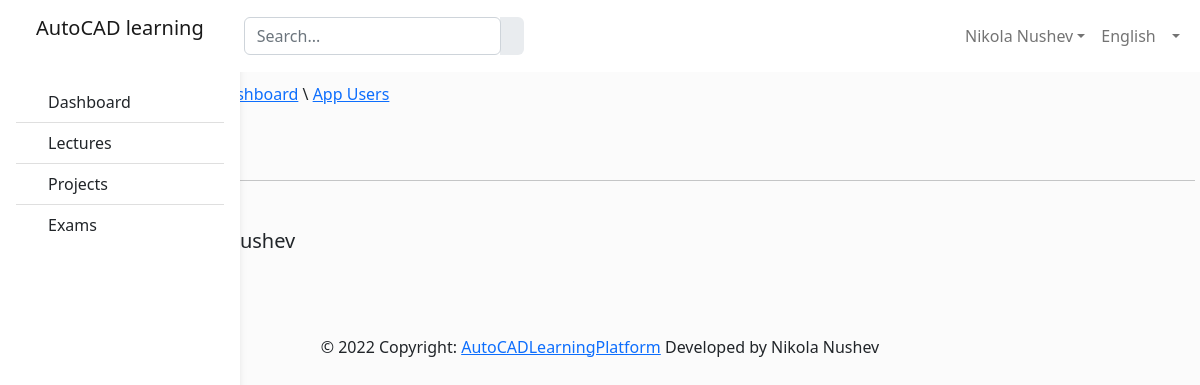
Before: /users/ (signed in) with the older database file.
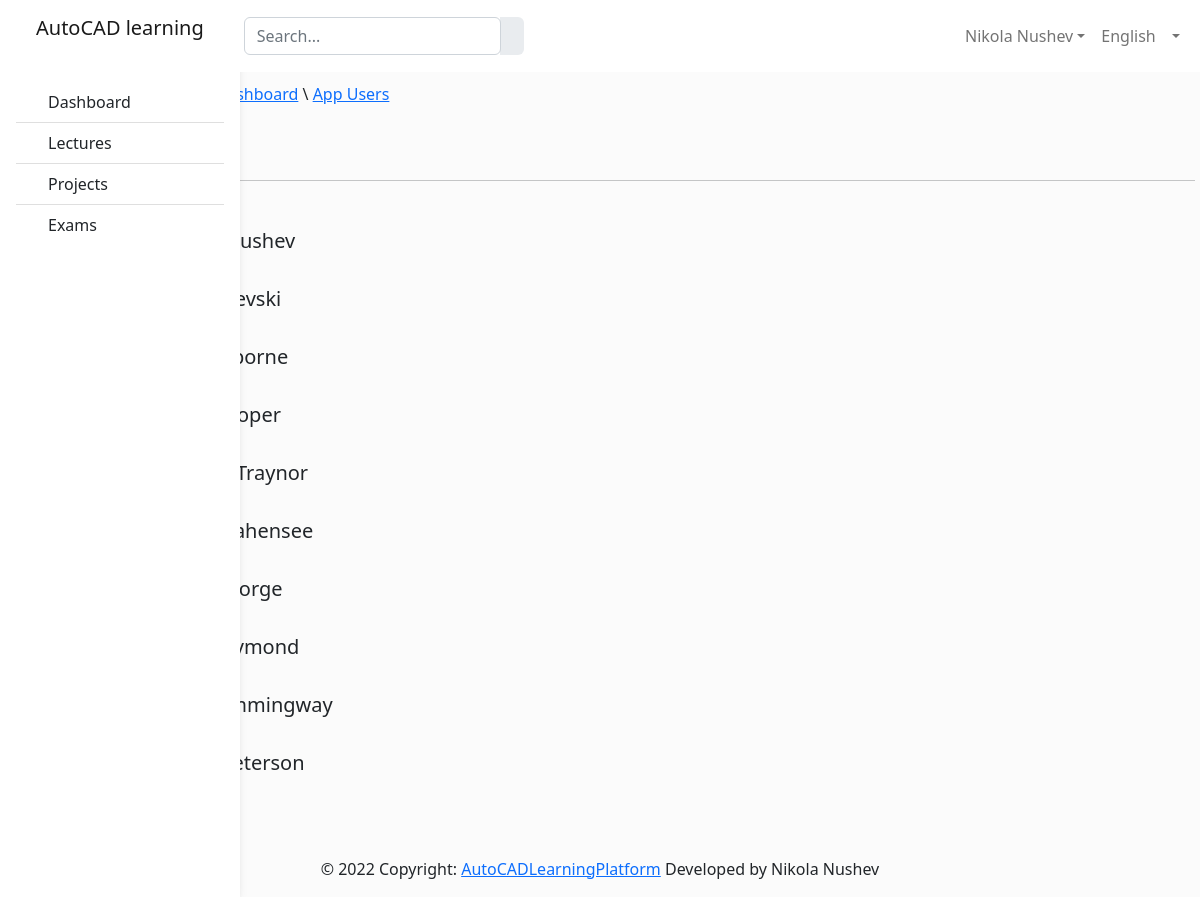
After: the same page with the newer database file.
### AutoCadApp/models.py (models this page shows, shortened)
class AppUser(models.Model):
    first_name = models.CharField(max_length=30)
    last_name = models.CharField(max_length=30)
    user = models.ForeignKey(User, on_delete=models.CASCADE)
    phone_number = models.CharField(max_length=9)
    date_of_birth = models.DateField
    photo = models.ImageField(upload_to="images/", null=True, blank=True, )

### AutoCadApp/views.py (the view)
# urls.py: path('users/', users_list, name="users_list"),
def users_list(request):
    usrs = AppUser.objects.all()
    user = AppUser.objects.filter(user=request.user).get()
    context = {'users': usrs, 'user': user}
    return render(request, 'users.html', context=context)

### templates/users.html (shortened to what this page needs)
{% load static %}
{% load embed_video_tags %}
<!DOCTYPE html>
<html lang="en">
<head>
    <link href="https://cdn.jsdelivr.net/npm/bootstrap@5.2.0-beta1/dist/css/bootstrap.min.css" rel="stylesheet"
>
</head>
<body>
    <header>
        <nav id="sidebarMenu" class="collapse d-lg-block sidebar collapse bg-white">
            <div class="position-sticky">
                <div class="list-group list-group-flush mx-3 mt-4">
                    <a href="{% url 'dashboard' %}" class="list-group-item list-group-item-action py-2 ripple" aria-current="true"><span>Dashboard</span></a>
                    <a href="{% url 'lectures' %}" class="list-group-item list-group-item-action py-2 ripple"><span>Lectures</span></a>
                    <a href="{% url 'projects' %}" class="list-group-item list-group-item-action py-2 ripple"><span>Projects</span></a>
                    <a href="{% url 'exams' %}" class="list-group-item list-group-item-action py-2 ripple"><span>Exams</span></a>
                </div>
            </div>
        </nav>
        <nav id="main-navbar" class="navbar navbar-expand-lg navbar-light bg-white fixed-top">
            <div class="container-fluid">
                <a class="navbar-brand" href="#"><p class="mx-4">AutoCAD learning</p></a>
                <form class="d-none d-md-flex input-group w-auto my-auto">
                    <input autocomplete="off" type="search" class="form-control rounded" placeholder='Search...' style="min-width: 225px"/>
                    <span class="input-group-text border-0"></span>
                </form>
                <ul class="navbar-nav ms-auto d-flex flex-row">
                    <li class="nav-item dropdown mr-2">
                        <a class="nav-link dropdown-toggle" href="#" role="button" data-bs-toggle="dropdown" aria-expanded="false">{{ user.first_name }} {{ user.last_name }}</a>
                    </li>
                    <li class="nav-item dropdown">
                        <a class="nav-link dropdown-toggle" href="#" role="button" data-bs-toggle="dropdown" aria-expanded="false">
                            English
                        </a>
                    </li>
                </ul>
            </div>
        </nav>
    </header>
    <main style="margin-top: 58px;">
        <div class="container pt-4">
            <div class="row">
                <p>AutoCAD learning \ <a href="{% url 'dashboard' %}">Dashboard</a> \ <a href="{% url 'users_list' %}">App Users</a>
                </p>
            </div>
            <div class="row mt-3">
                <h3>Users</h3>
                <hr>
            </div>
            <div class="row mt-3">
                {% for u in users %}
                    <div class="row mt-2">
                        <div class="col-md-1" style="align-content: center">
                        </div>
                        <div class="col-md-11 mt-2">
                            <h5 class="card-title">{{ u.first_name }} {{ u.last_name }}</h5>
                        </div>
                    </div>
                {% endfor %}
            </div>
        </div>
    </main>
    <footer class="footer page-footer font-small mt-5">
        <div class="footer-copyright text-center py-3 ">
            © 2022 Copyright:
            <a href="{% url 'dashboard' %}"> AutoCADLearningPlatform</a>
            Developed by Nikola Nushev
        </div>
    </footer>
</body>
</html>

### templates/users.html (style rules this page uses)
body { background-color: #fbfbfb; }
@media (min-width: 991.98px) { main { padding-left: 50px; } }
.sidebar { position: fixed; top: 0; bottom: 0; left: 0; padding: 58px 0 0; box-shadow: 0 2px 5px 0 rgb(0 0 0 / 5%), 0 2px 10px 0 rgb(0 0 0 / 5%); width: 240px; z-index: 600; }

Changed rows visible on the page:
added AppUser: last_name "Janevski"
added AppUser: last_name "Osborne"
added AppUser: last_name "Hooper"
added AppUser: last_name "Traynor"
added AppUser: last_name "Shahensee"
added AppUser: last_name "George"
added AppUser: last_name "Raymond"
added AppUser: last_name "Hammingway"
added AppUser: last_name "Peterson"
